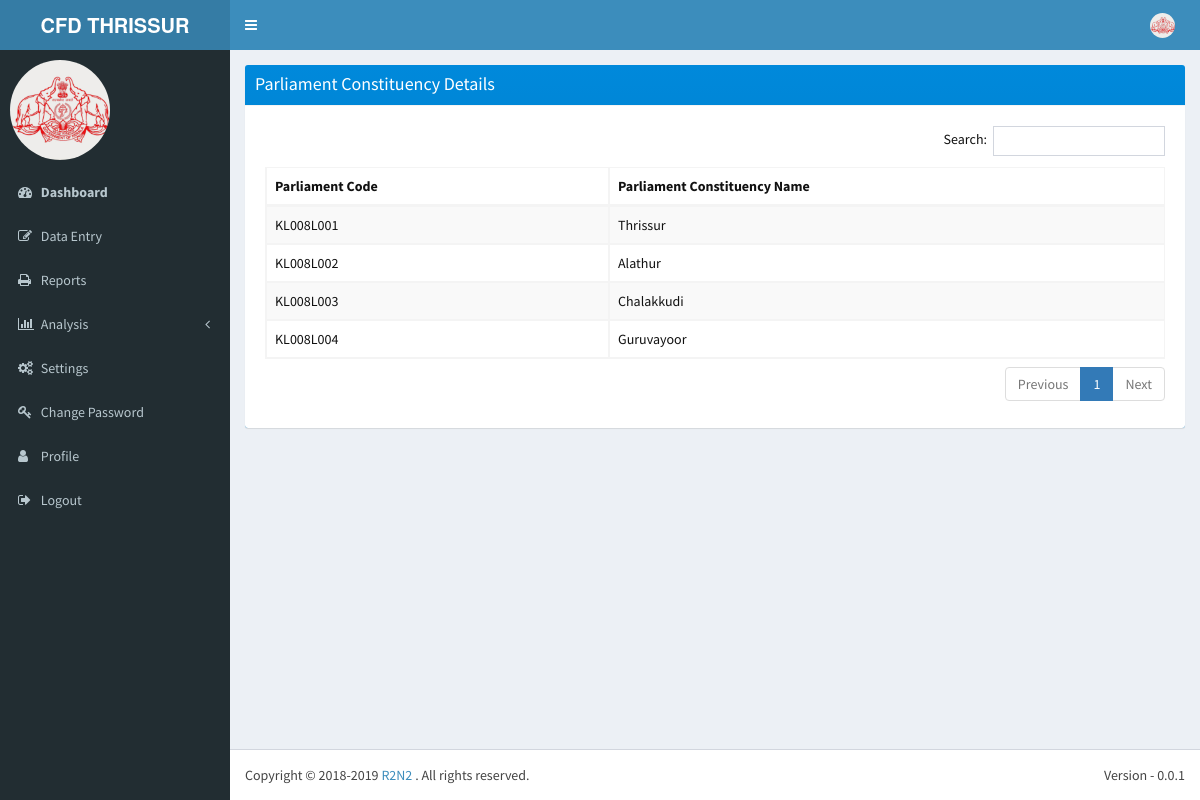
The page /rpts/plmt/ on the database its author committed.
### lsgd/models.py (models this page shows)
class Parliament(models.Model):
    parliament_code = models.CharField(max_length = 15, unique = True, primary_key = True)
    parliament_name = models.CharField(max_length = 100)
    district_code = models.ForeignKey('District', on_delete = models.SET_NULL, null = True)

### rpts/views.py (the view)
def plmt_page(request):
    parliaments = Parliament.objects.all()
    return render(request, 'rpts/plmt.html', {'parliaments': parliaments})

### rpts/templates/rpts/plmt.html (shortened to what this page needs)
{% extends 'r2n2/base.html' %}
{% block userinfo %}
          <li class="dropdown user user-menu">
            <a href="#" class="dropdown-toggle" data-toggle="dropdown">
              <img src="/static/dist/img/user2-160x160.jpg" class="user-image" alt="User Image">
            </a>
          </li>
{% endblock %}
{% block content %}
<section class="content">
<div class="box box-solid bg-blue-gradient">
  <div class="box-header">
    <h3 class="box-title">Parliament Constituency Details</h3>
  </div>
 <div class="box-footer text-black">
  <div class="box-body">
    <table id="lsgds" class="table table-bordered table-striped table-hover" cellspacing="0" width="100%">
		  <thead> <tr> <th>Parliament Code</th> <th>Parliament Constituency Name</th> </tr> </thead>
          <tbody>
              {% for p in parliaments %} <tr>
                  <td>{{ p.parliament_code }}</td>
                  <td>{{ p.parliament_name }}</td>
              </tr> {% endfor %}
          </tbody>
        </table>
  </div>
  </div>
</div>
{% endblock %}

### rows shown on the page
Parliament: parliament_code "KL008L001", parliament_name "Thrissur"
Parliament: parliament_code "KL008L002", parliament_name "Alathur"
Parliament: parliament_code "KL008L003", parliament_name "Chalakkudi"
Parliament: parliament_code "KL008L004", parliament_name "Guruvayoor"
